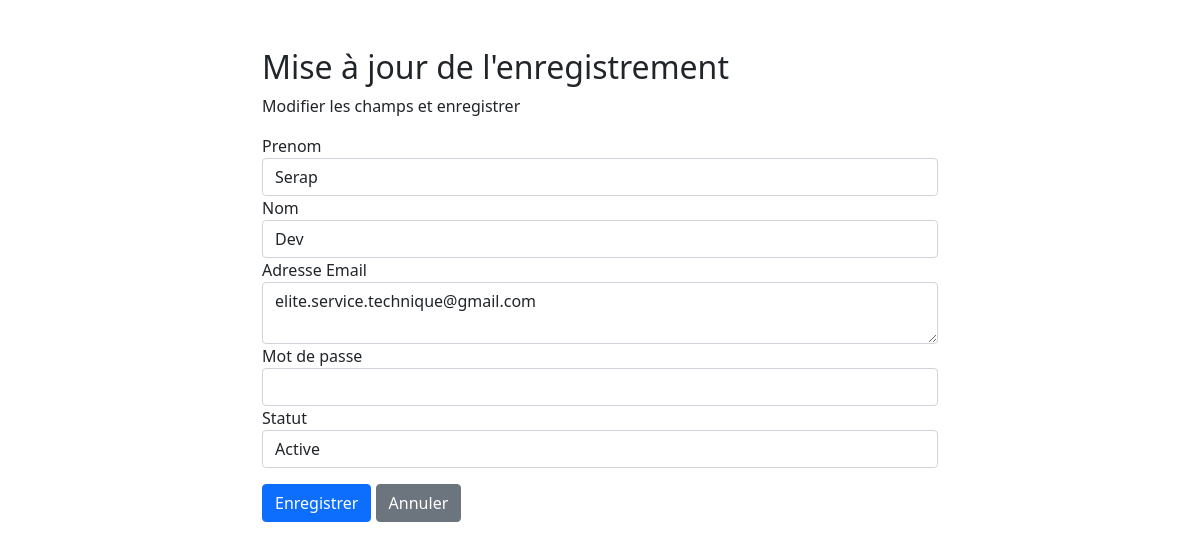
Page /elite-fitness/pages/crud_utilisateurs/update.php?id=1 on the committed database.
### tables this page shows
CREATE TABLE `tbl_users` (
  `id` int(11) NOT NULL,
  `name` varchar(250) NOT NULL,
  `username` varchar(250) NOT NULL,
  `email` varchar(100) NOT NULL,
  `password` varchar(100) NOT NULL,
  `roleid` tinyint(4) DEFAULT NULL,
  `isActive` varchar(1) DEFAULT '0',
  `resetpwd` int(11) DEFAULT NULL
);

### elite-fitness/pages/crud_utilisateurs/update.php (the view, shortened to what this page needs)
<?php
require_once "config.php";
$name = $username = $email = $password = $isActive = "";
$name_err = $username_err = $email_err = $password_err = $isActive_err = "";
if(isset($_POST["id"]) && !empty($_POST["id"])){
    $id = $_POST["id"];
    $input_name = trim($_POST["name"]);
    if(empty($input_name)){
        $name_err = "Veillez entrez un nom.";
    } else{
        $name = $input_name;
    }
    $input_username = trim($_POST["username"]);
    if(empty($input_username)){
        $username_err = "Veillez entrez un nom.";
    } else{
        $username = $input_username;
    }
    $input_email = trim($_POST["email"]);
    if(empty($input_email)){
        $email_err = "Veillez entrez un email.";
    } else{
        $email = $input_email;
    }
      $input_password = trim($_POST["password"]);
      if(empty($input_password)){
          $password_err = "Veillez entrez le mot de passe.";
      } else{
          $password  = $input_password ;
      }
       $input_isActive = trim($_POST["isActive"]);
       if(empty($input_isActive)){
           $isActive_err = "Veillez entrez le statut.";
       } else{
           $isActive = $input_isActive;
    }
    if(empty($name_err) && empty($username_err) && empty($email_err) && empty($password_err) && empty($isActive_err)){
        $sql = "UPDATE tbl_users SET name=?, username=?, email=?, password=?, isActive=? WHERE id=?";
        if($stmt = mysqli_prepare($link, $sql)){
            mysqli_stmt_bind_param($stmt, "sssssi", $param_name, $param_username, $param_email, $param_password, $param_isActive, $param_id);
            $param_name = $name;
            $param_username = $username;
            $param_email = $email;
            $param_password = $password;
            $param_isActive = $isActive;
            $param_id = $id;
            if(mysqli_stmt_execute($stmt)){
                header("location: ../modif_utilisateurs.php");
                exit();
            } else{
                echo "Oops! une erreur est survenue.";
            }
        }
        mysqli_stmt_close($stmt);
    }
    mysqli_close($link);
} else{
    if(isset($_GET["id"]) && !empty(trim($_GET["id"]))){
        $sql = "SELECT * FROM tbl_users WHERE id = ?";
        if($stmt = mysqli_prepare($link, $sql)){
            mysqli_stmt_bind_param($stmt, "i", $param_id);
            if(mysqli_stmt_execute($stmt)){
                $result = mysqli_stmt_get_result($stmt);
                if(mysqli_num_rows($result) == 1){
                    $row = mysqli_fetch_array($result, MYSQLI_ASSOC);
                    $name = $row["name"];
                    $username = $row["username"];
                    $email = $row["email"];
                } else{
                    header("location: error.php");
                    exit();
                }
            } else{
                echo "Oops! une erreur est survenue.";
            }
        }
    }  else{
        header("location: error.php");
        exit();
    }
}
?>
<!DOCTYPE html>
<html lang="en">
<head>
    <link href="https://cdn.jsdelivr.net/npm/bootstrap@5.1.3/dist/css/bootstrap.min.css" rel="stylesheet">
</head>
<body>
    <div class="wrapper">
        <div class="container-fluid">
            <div class="row">
                <div class="col-md-12">
                    <h2 class="mt-5">Mise à jour de l'enregistrement</h2>
                    <p>Modifier les champs et enregistrer</p>
                    <form action="<?php echo htmlspecialchars(basename($_SERVER['REQUEST_URI'])); ?>" method="post">
                    <div class="form-group">
                            <label>Prenom</label>
                            <input type="text" name="name" class="form-control <?php echo (!empty($name_err)) ? 'is-invalid' : ''; ?>" value="<?php echo $name; ?>">
                        </div>
                        <div class="form-group">
                            <label>Nom</label>
                            <input type="text" name="username" class="form-control <?php echo (!empty($username_err)) ? 'is-invalid' : ''; ?>" value="<?php echo $username; ?>">
                        </div>
                        <div class="form-group">
                            <label>Adresse Email</label>
                            <textarea name="email" class="form-control <?php echo (!empty($email_err)) ? 'is-invalid' : ''; ?>"><?php echo $email; ?></textarea>
                        </div>
                        <div class="form-group">
                            <label>Mot de passe </label>
                            <input type="text" name="password" class="form-control <?php echo (!empty($password_err)) ? 'is-invalid' : ''; ?>" value="">
                        </div>
                      	<div class="form-group">
                            <label>Statut</label>
							<select name="isActive" id="isActive"  class="form-control <?php echo (!empty($statut_err)) ? 'is-invalid' : ''; ?>" value="<?php echo $statut; ?>">
							<option value="1">Active</option>
							</select>
                        </div>
                        <input type="submit" class="btn btn-primary mt-3" value="Enregistrer">
                        <a href="../modif_utilisateurs.php" class="btn btn-secondary mt-3 ml-2">Annuler</a>
                    </form>
                </div>
            </div>
        </div>
    </div>
</body>
</html>

### elite-fitness/pages/crud_utilisateurs/update.php (style rules this page uses)
.wrapper { width: 700px; margin: 0 auto; }

### rows in the picture
tbl_users: name "Serap", username "Dev", email "elite.service.technique@gmail.com"
